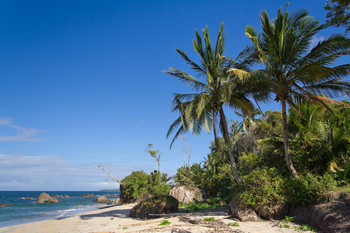
#> input picture images/beach.png, 350 x 233 px
$ python rotation.py --image images/beach.png
#> lines starting #> are read from the running program, lines starting #| are printed output that depends on the picture
import numpy as np
import argparse
import imutils
import cv2

ap = argparse.ArgumentParser()
ap.add_argument("-i", "--image", required = True, help = "Path to the image")
args = vars(ap.parse_args())

image = cv2.imread(args["image"])
#> image is the input picture: shape (233, 350, 3); mean B, G, R 136, 110.4, 78.6
cv2.imshow("Original", image)

rotated = imutils.rotate(image, 60)
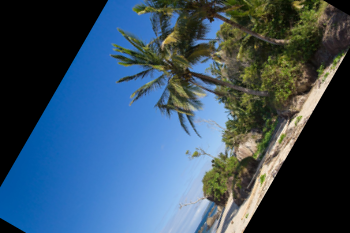
#> rotated: shape (233, 350, 3); mean B, G, R 102.9, 82.4, 57.2
cv2.imshow("rotated 60 degree", rotated)
cv2.waitKey(0)

rotated = imutils.rotate(image, -60)
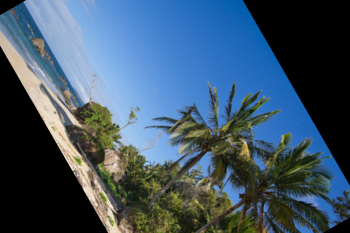
#> rotated: shape (233, 350, 3); mean B, G, R 106, 86.7, 64.3
cv2.imshow("rotated -60 degree", rotated)
cv2.waitKey(0)

$ run again, on images/wave.png
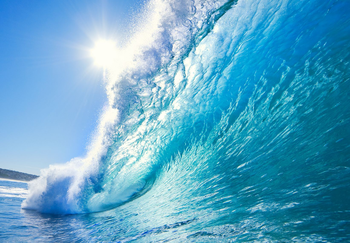
#> input picture images/wave.png, 350 x 243 px
#> image is the input picture: shape (243, 350, 3); mean B, G, R 199.1, 166.5, 93.5
#> `rotated = imutils.rotate(image, 60)`:
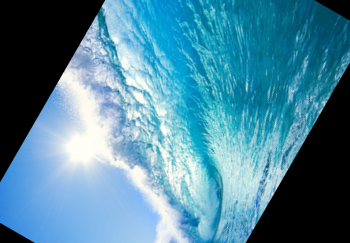
#> rotated: shape (243, 350, 3); mean B, G, R 155.2, 133.1, 78.2
#> `rotated = imutils.rotate(image, -60)`:
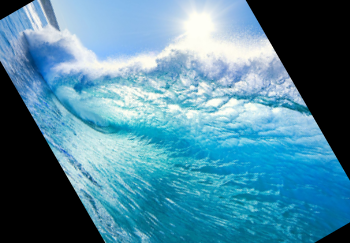
#> rotated: shape (243, 350, 3); mean B, G, R 157.1, 134.7, 79.5
